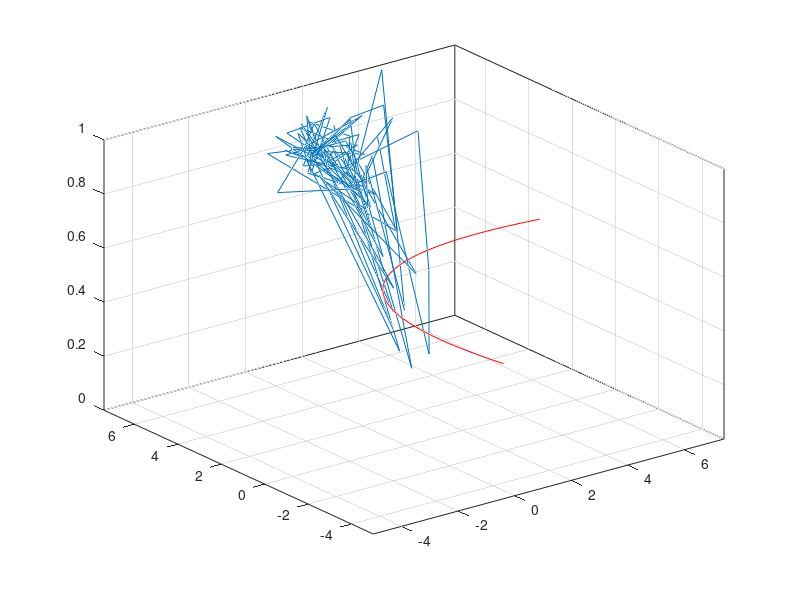

MATLAB code for this plot: (Note: this script raises an error after producing the figure.)
%% Machine Learning Coursework

%% Creating Data
class(1).mean = [0; 3];
class(1).covar = [2 1; 1 2];
class(1).target = 1;
% creates the display style for graphing
class(1).style.Color = 'b';
class(1).style.LineStyle = 'none';
class(1).style.Marker = '.';
class(1).style.DisplayName = '\omega_1';

class(2).mean = [2; 1];
class(2).covar = [1 0; 0 1];
class(2).target = -1;
class(2).style.Color = 'r';
class(2).style.LineStyle = 'none';
class(2).style.Marker = '.';
class(2).style.DisplayName = '\omega_2';

valuesSize = 100;
% creates 100 samples from each class
for i = 1:length(class)
	class(i).in = mvnrnd(class(i).mean, class(i).covar, valuesSize);
	class(i).out = class(i).target * ones(size(class(i).in,1),1);
end

% combines the samples into one dataset
data.in = [class(1).in; class(2).in];
data.out = [class(1).out; class(2).out];

%% Posterior Probability and Baye's Optimal Decision Boundary
% Shows $ P (\omega_1 | \mathbf{x}) $, i.e. the probability that point $
% mathbf{x} $ belongs to class $ \omega_1 $.
classDistribution = gmdistribution( [class(1).mean'; class(2).mean'], ... 
	cat(3, class(1).covar, class(2).covar) );
clear X;
X(:,1) = -5:0.2:7.5; % the range to plot the graph on 
Y = X(:,1);
postProb = zeros(length(Y));
for i = 1:size(Y,1)	
	clear y; y(1:length(X),1) = Y(i);
	posteriorProb = posterior(classDistribution, [X y]);
	postProb(i,:) = posteriorProb(:,1);
end

% calculates the posterior probability for each of the data samples
class(1).post = posterior(classDistribution, [class(1).in(:,1) class(1).in(:,2)]);
class(2).post = posterior(classDistribution, [class(2).in(:,1) class(2).in(:,2)]);

% 3D plot of Posterior probability
figure(1);
% plots decision line at 50%
contour3(X, Y, postProb, [0.5 0.5],'r', 'DisplayName', 'Bayes');
hold on;
% plots the data samples
for cl = class
	plot3(cl.in(:,1), cl.in(:,2), cl.post(:,1), cl.style);
end
legend('show', 'Location', 'NorthEast');
% plots the posterior probability
surf(X, Y, postProb);
% removes the ugly black lines from the surf
shading flat;

view(14, 25);
xlabel('X_1'); ylabel('X_2'); zlabel('Posterior Probability');
title('Posterior Probability of \omega_1');
hold off;

% 2D Plot of the data samples and the decision boundary
figure(2); clf; hold on;
% plots the optimal decision boundary
contour(X, Y, postProb, [0.5 0.5],'g', 'DisplayName', 'Bayes Decision Boundary');
% plots the data
for cl = class
	plot(cl.in(:,1), cl.in(:,2), cl.style);
end
% legend('Bayes', '\omega_1', '\omega_2', 'Location', 'NorthEast');
legend('show');
xlabel('X_1'); ylabel('X_2');
title('100 Values of \omega_1 and \omega_2');
hold off;

%% Neural Network
neuralNet(1).numberOfLayers = 3;
neuralNet(2).numberOfLayers = 20;

% the style of the decision line:
neuralNet(1).contourStyle.LineColor = 'm'; % magenta
neuralNet(2).contourStyle.LineColor = 'c'; % cyan

for nNet = neuralNet
	nNet.contourStyle.DisplayName = [num2str(nNet.numberOfLayers) ' Layer Net Boundary'];
	
	[net] = feedforwardnet(nNet.numberOfLayers);
	[net] = configure(net, data.in', data.out');
	[net] = train(net, data.in', data.out');

	netOutput = zeros(length(Y));
	for j = 1:length(Y)	
		clear y; y(1:length(X),1) = Y(j);
		netOutput(j,:) = net([X y]');
	end

	% creates a plot for the decision boundary
	figure(3+i);
	% draws the decision boundary
	contour3(X, Y, netOutput, [0.0 0.0], 'r', 'DisplayName', 'Decision Boundary');
	hold on;
	% removes the ugly black lines from the surf
	for cl = [class(1) class(2)]
		plot3(cl.in(:,1), cl.in(:,2), net([cl.in(:,1) cl.in(:,2)]'), cl.style);
	end
	legend('show','Location', 'Best');
	% draws the output of the neural net
	surf(X, Y, netOutput); 
	shading flat;
	xlabel('X_1'); ylabel('X_2'); zlabel('Output Weights (\omega_1 is positive)');
	title([num2str(nNet.numberOfLayers) ' Layer Neural Network']);
	view(-14, 25);
	hold off;
	
	% adds contour lines to 2D plot
	figure(2);
	hold on;
	contour(X, Y, netOutput, [0.0 0.0], 'LineColor', nNet.contourStyle.LineColor, ...
		'DisplayName', nNet.contourStyle.DisplayName);
	hold off;
end
legend('off'); legend('show','Location', 'Best');

%% Time Series Prediction
[samples, times] = createMackeySamples(2000);
p = 20;
% create training data
train_data_max = 1500;
train_data_min = 1;

train_data_actual_min = train_data_min + p;
train_data_size = train_data_max-train_data_actual_min;
% input 
train_data.in = zeros(train_data_size, p);
train_data.out = zeros(train_data_size, 1);
j = 1;
for i = train_data_actual_min:train_data_max
	% adds 1 for offset
	train_data.in(j,:) = samples( (i - p): (i - 1));
	train_data.out(j) = samples(i);
	train_data.time(j) = times(i);
	j = j + 1;
end
% create testing data
test_data_max = 2000;
test_data_min = train_data_max + 1;
test_data_size = test_data_max - test_data_min;
test_data.in = zeros(test_data_size, p);
test_data.out = zeros(test_data_size, 1);
j = 1;
for i = test_data_min:test_data_max
	% adds 1 for offset
	test_data.in(j,:) = samples( (i - p): (i - 1));
	test_data.out(j) = samples(i);
	test_data.time(j) = times(i);
	j = j + 1;
end

% Least squares regression as pseudo inverse
leastSquareReg = @(Ytr, Ftr, Yinput) ...
    [Yinput ones(length(Yinput),1)]* ...
	( ([Ytr ones(length(Ytr),1)]'*[Ytr ones(length(Ytr),1)]) \ ...
	   [Ytr ones(length(Ytr),1)]'*Ftr);

test_data_predicted = leastSquareReg(train_data.in, train_data.out, test_data.in);

squareError = @(Factual, Fpredict) ...
	(Factual - Fpredict).'*(Factual-Fpredict);
disp(['Square Error is: ' num2str(squareError(test_data.out, test_data_predicted))]);

plot(test_data.time, test_data.out, test_data.time, test_data_predicted);
